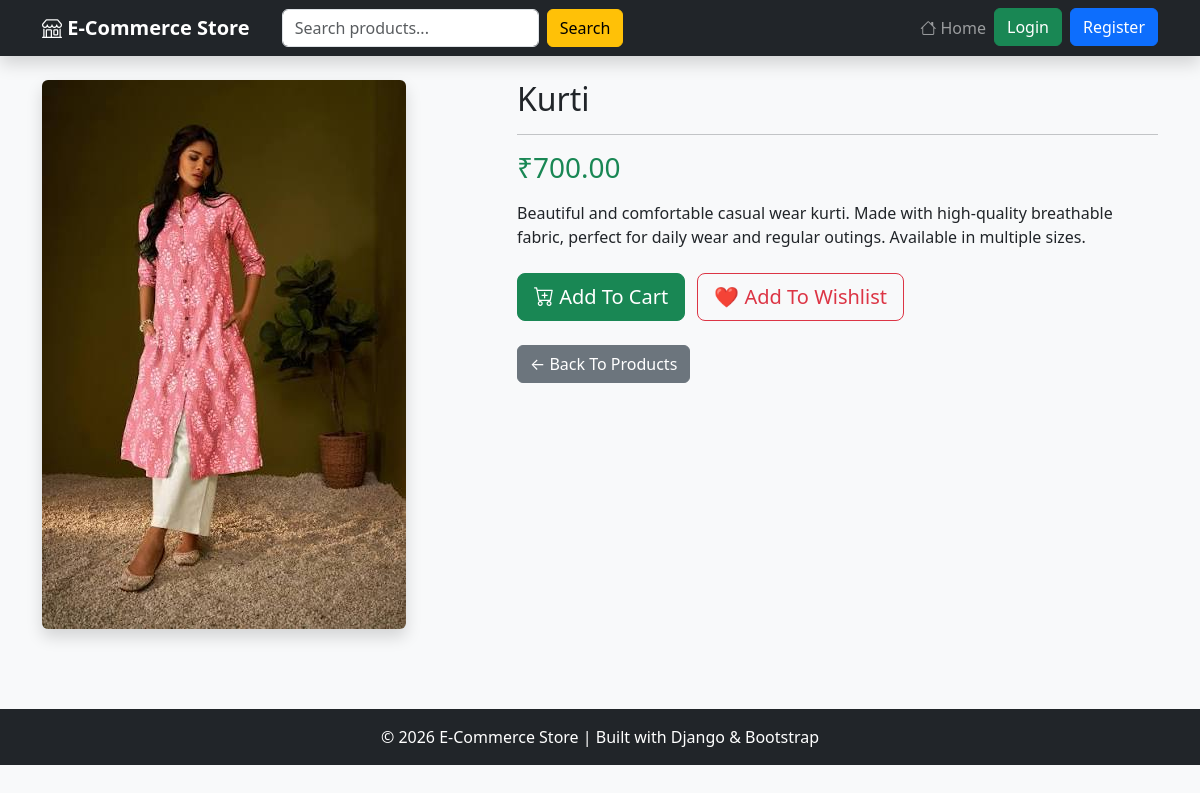
/product/1/, run on the app's committed database.
### store/models.py (models this page shows, shortened)
class Product(models.Model):
    category = models.ForeignKey(Category, on_delete=models.CASCADE)
    name = models.CharField(max_length=200)
    price = models.DecimalField(max_digits=10, decimal_places=2)
    description = models.TextField()
    image = models.ImageField(
        upload_to='products/',
        blank=True,
        null=True
    )

### store/views.py (the view)
# urls.py: path('product/<int:id>/', views.product_detail, name='product_detail'),
def product_detail(request, id):
    product = get_object_or_404(Product, id=id)
    return render(request, 'store/product_detail.html', {'product': product})

### store/templates/store/product_detail.html (shortened to what this page needs)
{% extends 'store/base.html' %}
{% block content %}
<div class="row">
    <div class="col-md-5">
        {% if product.image %}
            <img src="{{ product.image.url }}"
                 class="img-fluid rounded shadow"
                 alt="{{ product.name }}">
        {% else %}
            <img src="https://via.placeholder.com/500x400"
                 class="img-fluid rounded shadow"
                 alt="No Image">
        {% endif %}
    </div>
    <div class="col-md-7">
        <h2>{{ product.name }}</h2>
        <hr>
        <h3 class="text-success">
            ₹{{ product.price }}
        </h3>
        <p class="mt-3">
            {{ product.description }}
        </p>
        <div class="mt-4">
            <a href="{% url 'add_to_cart' product.id %}"
               class="btn btn-success btn-lg me-2">
                <i class="bi bi-cart-plus"></i>
                Add To Cart
            </a>
            <a href="{% url 'add_to_wishlist' product.id %}"
               class="btn btn-outline-danger btn-lg">
                ❤️ Add To Wishlist
            </a>
        </div>
        <div class="mt-4">
            <a href="/"
               class="btn btn-secondary">
                ← Back To Products
            </a>
        </div>
    </div>
</div>
{% endblock %}

### store/templates/store/base.html (style rules this page uses)
body { background-color:#f8f9fa; }

### data on the page
Product: image (picture), name "Kurti", price "700.00", description "Beautiful and comfortable casual wear kurti. Made with high-quality breathable fabric, perfect for daily wear and regular outings. Available in multiple sizes."
